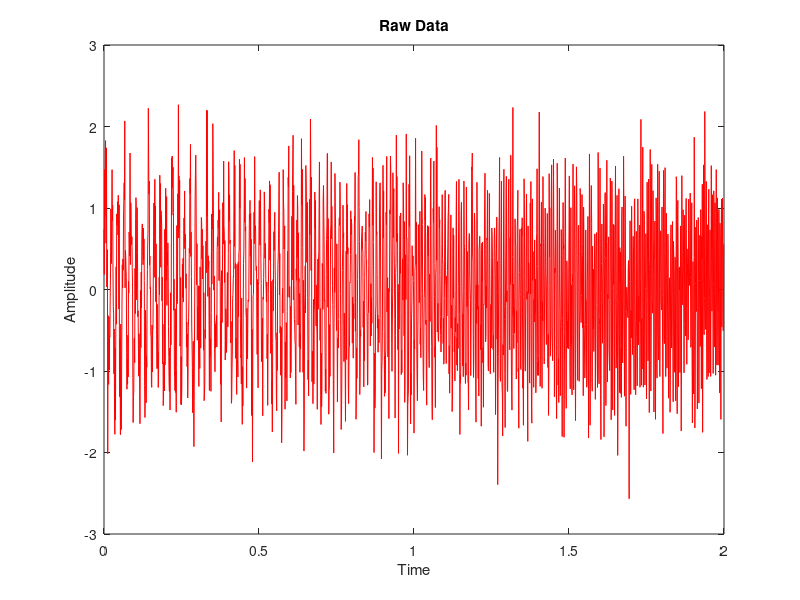
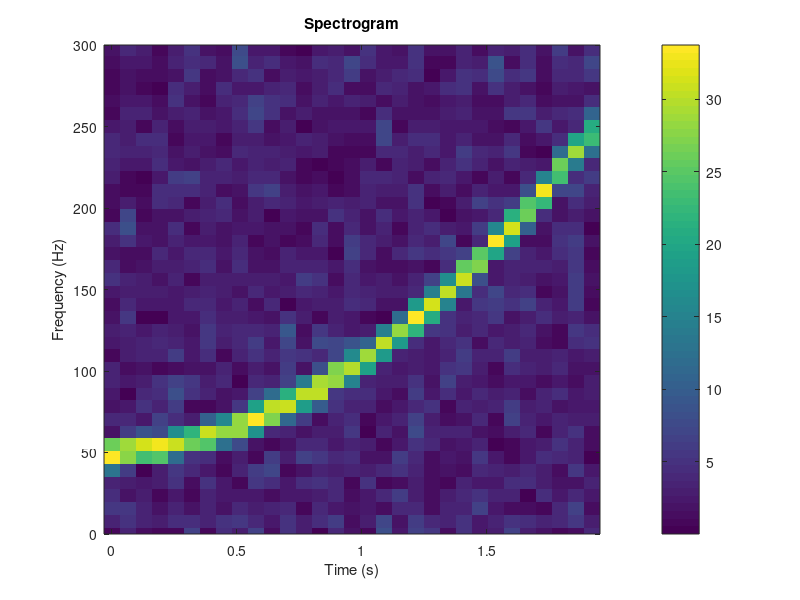
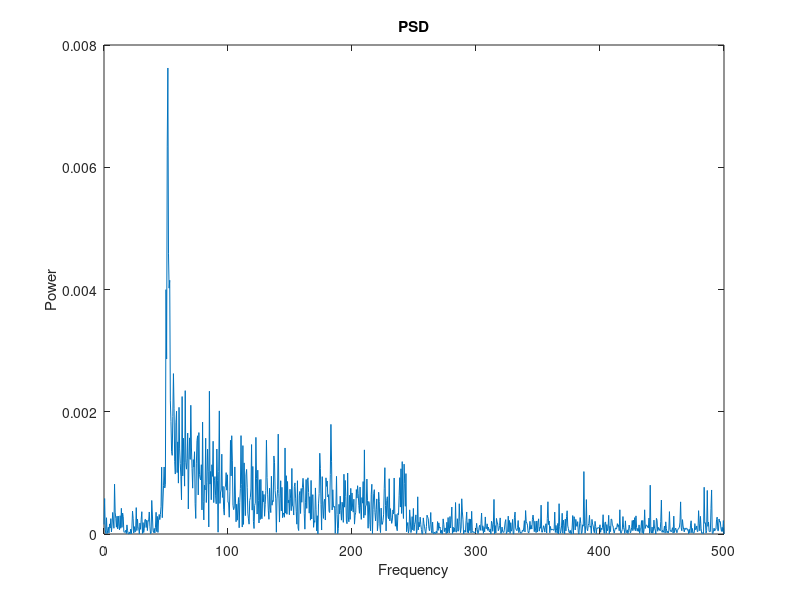

Recreate these plots in MATLAB, in order. (Note: this script raises an error after producing the figures.)
clc, clearvars, close all
%-------------------------Settings--------------------------------------
startTime = 0;
endTime = 2;
Fs = 1000; %Sample rate
window_size = 2^7;

%------------------------------Variables-------------------------------
N = (endTime - startTime) * Fs;
t = (0:N-1)/Fs;

df = Fs / window_size
dt = window_size / Fs

n = (0:window_size-1)';
W = 0.5*(1 - cos(2*pi*n/(window_size-1))); %Hann window

%--------------------------Data Option 1----------------------------------
% Creating a function that changes as time goes on
freq1 = 120;
freq2 = 50;
freq3 = 220;


% Piecewise function using "logical indexing"
clean_function = zeros(size(t));

clean_function(t < 3) = sin(2*pi*freq1*t(t < 3));

clean_function(t >= 3 & t < 6) = sin(2*pi*freq2*t(t >= 3 & t < 6));

clean_function(t >= 6 & t < 7) = sin(2*pi*freq2*t(t >= 6 & t < 7)) + ...
                                 sin(2*pi*freq3*t(t >= 6 & t < 7));

clean_function(t >= 7) = sin(2*pi*freq3*t(t >= 7));

%--------------------------------Noise------------------------------------
% Add noise to the clean function
noise = 0.5 * randn(size(clean_function));

%---------------------------Chirp Data Option 2--------------------------
f0 = 50;
f1 = 250;
T = endTime;

chirp = 2*pi*( f0*t + (f1 - f0)/(3*T^2) * t.^3 );
raw_data = sin(chirp) + noise;

%--------------Plot Option 1-------------------------------------------
% Plot original data
%figure(1)
%plot(t,raw_data,'r')
%hold on
%plot(t,clean_function,'b')
%title('Raw Data Vs. Clean Data')
%xlabel('Time')
%ylabel('Amplitude')
%legend('Raw Data', 'Clean Data')

%-----------------------Plot Option 2-------------------------------
sound(2*raw_data,Fs) %Plays the sound of the raw_data

figure(1)
plot(t,raw_data,'r')
xlabel('Time')
ylabel('Amplitude')
title('Raw Data')

%-----------------------STFT------------------------------------------
% Adding zeros so that a whole number of windows fits within the data
padSize = window_size - rem(length(raw_data), window_size);
raw_data_padded = raw_data;
if padSize ~= window_size
    raw_data_padded = [raw_data, zeros(1, padSize)];
end

windowSampleStep = round(window_size * 0.5); % Must be a whole number
numWindows = floor((length(raw_data_padded) - window_size)/windowSampleStep) + 1;

S = zeros(window_size/2 + 1, numWindows); %Spectrogram data

for k = 1:numWindows
    
    % The start/end index position of each window
    startIndex = (k-1)*windowSampleStep + 1;
    endIndex = startIndex + window_size - 1;    

    % Hann window to the current segment of raw data
    windowData = raw_data_padded(startIndex:endIndex); 
    windowData = windowData(:);
    windowedData = windowData .* W;
    
    % Calculating the FFT of the window
    fftData = fft(windowedData); 

    % Storing magnitude spectrum
    S(:,k) = abs(fftData(1:window_size/2 + 1)); 
end

%--------------------------Visuallizing------------------------------
% Making spectrogram

freqAxis = (0:window_size/2) * Fs / window_size;

timeAxis = (0:numWindows-1) * windowSampleStep  / Fs;

figure(2)
imagesc(timeAxis,freqAxis, S)
axis xy
ylim([0, 300])
xlabel('Time (s)')
ylabel('Frequency (Hz)')
title('Spectrogram')
colorbar

%--------------------Comparing to Regular FFT------------------------
% Compare to regular FFT

fhat_reg = fft(raw_data);

frequency_axis = (0:N/2)*(Fs/N);

PSD = abs(fhat_reg/N).^2;
PSD = PSD(1:N/2 + 1);

figure(3)
plot(frequency_axis,PSD);
title('PSD')
xlabel('Frequency')
ylabel('Power')

%---------------------Comparing to built in functions-----------------
% Comparing to the built in function
figure(4)

% Parameters matching your implementation AI STUFF
window = W;                          % your Hann window
noverlap = window_size - windowSampleStep;  % overlap
nfft = window_size;           % FFT size

spectrogram(raw_data, 128, 64, 128,1000, 'yaxis')
title('Built-in Spectrogram (MATLAB)')
